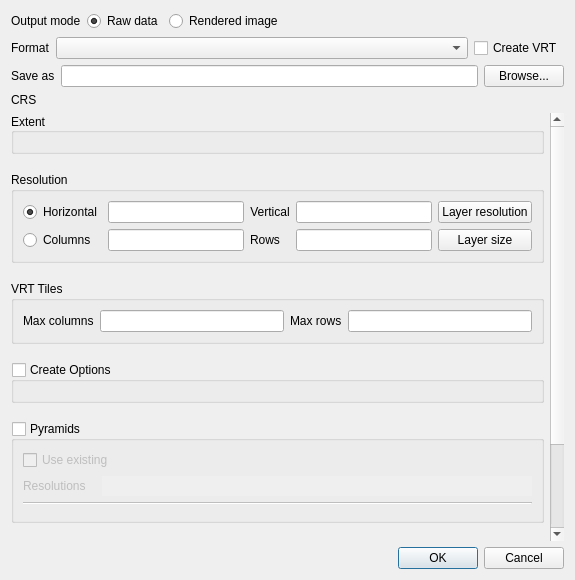
<?xml version="1.0" encoding="UTF-8"?>
<ui version="4.0">
 <class>QgsRasterLayerSaveAsDialogBase</class>
 <widget class="QDialog" name="QgsRasterLayerSaveAsDialogBase">
  <property name="geometry">
   <rect>
    <x>0</x>
    <y>0</y>
    <width>575</width>
    <height>580</height>
   </rect>
  </property>
  <property name="windowTitle">
   <string>Save raster layer as...</string>
  </property>
  <layout class="QVBoxLayout" name="verticalLayout">
   <item>
    <layout class="QHBoxLayout" name="horizontalLayout_6">
     <item>
      <widget class="QLabel" name="mModeLabel">
       <property name="text">
        <string>Output mode</string>
       </property>
      </widget>
     </item>
     <item>
      <widget class="QRadioButton" name="mRawModeRadioButton">
       <property name="toolTip">
        <string>Write out raw raster layer data. Optionally user defined no data values may be applied.</string>
       </property>
       <property name="text">
        <string>Raw data</string>
       </property>
       <property name="checked">
        <bool>true</bool>
       </property>
      </widget>
     </item>
     <item>
      <widget class="QRadioButton" name="mRenderedModeRadioButton">
       <property name="toolTip">
        <string>Write out 3 bands RGB image rendered using current layer style.</string>
       </property>
       <property name="text">
        <string>Rendered image</string>
       </property>
       <property name="checked">
        <bool>false</bool>
       </property>
      </widget>
     </item>
     <item>
      <spacer name="horizontalSpacer">
       <property name="orientation">
        <enum>Qt::Horizontal</enum>
       </property>
       <property name="sizeHint" stdset="0">
        <size>
         <width>40</width>
         <height>20</height>
        </size>
       </property>
      </spacer>
     </item>
    </layout>
   </item>
   <item>
    <layout class="QHBoxLayout" name="horizontalLayout">
     <item>
      <widget class="QLabel" name="mFormatLabel">
       <property name="text">
        <string>Format</string>
       </property>
       <property name="buddy">
        <cstring>mFormatComboBox</cstring>
       </property>
      </widget>
     </item>
     <item>
      <widget class="QComboBox" name="mFormatComboBox">
       <property name="sizePolicy">
        <sizepolicy hsizetype="Expanding" vsizetype="Fixed">
         <horstretch>0</horstretch>
         <verstretch>0</verstretch>
        </sizepolicy>
       </property>
      </widget>
     </item>
     <item>
      <widget class="QCheckBox" name="mTileModeCheckBox">
       <property name="toolTip">
        <string>Create GDAL Virtual Format composed of multiple 
datasets with maximum width and height specified below.</string>
       </property>
       <property name="text">
        <string>Create VRT</string>
       </property>
      </widget>
     </item>
    </layout>
   </item>
   <item>
    <layout class="QHBoxLayout" name="horizontalLayout_3">
     <item>
      <widget class="QLabel" name="mSaveAsLabel">
       <property name="text">
        <string>Save as</string>
       </property>
       <property name="buddy">
        <cstring>mSaveAsLineEdit</cstring>
       </property>
      </widget>
     </item>
     <item>
      <widget class="QLineEdit" name="mSaveAsLineEdit">
       <property name="enabled">
        <bool>true</bool>
       </property>
       <property name="text">
        <string/>
       </property>
      </widget>
     </item>
     <item>
      <widget class="QPushButton" name="mBrowseButton">
       <property name="enabled">
        <bool>true</bool>
       </property>
       <property name="text">
        <string>Browse...</string>
       </property>
      </widget>
     </item>
    </layout>
   </item>
   <item>
    <layout class="QHBoxLayout" name="horizontalLayout_4">
     <item>
      <widget class="QLabel" name="label_2">
       <property name="sizePolicy">
        <sizepolicy hsizetype="Fixed" vsizetype="Fixed">
         <horstretch>0</horstretch>
         <verstretch>0</verstretch>
        </sizepolicy>
       </property>
       <property name="minimumSize">
        <size>
         <width>0</width>
         <height>0</height>
        </size>
       </property>
       <property name="text">
        <string>CRS</string>
       </property>
      </widget>
     </item>
     <item>
      <widget class="QgsProjectionSelectionWidget" name="mCrsSelector" native="true">
       <property name="focusPolicy">
        <enum>Qt::StrongFocus</enum>
       </property>
      </widget>
     </item>
    </layout>
   </item>
   <item>
    <widget class="QScrollArea" name="mScrollArea">
     <property name="frameShape">
      <enum>QFrame::NoFrame</enum>
     </property>
     <property name="frameShadow">
      <enum>QFrame::Sunken</enum>
     </property>
     <property name="widgetResizable">
      <bool>true</bool>
     </property>
     <widget class="QWidget" name="scrollAreaWidgetContents">
      <property name="geometry">
       <rect>
        <x>0</x>
        <y>-179</y>
        <width>541</width>
        <height>583</height>
       </rect>
      </property>
      <layout class="QVBoxLayout" name="verticalLayout_5">
       <property name="spacing">
        <number>18</number>
       </property>
       <property name="leftMargin">
        <number>0</number>
       </property>
       <property name="topMargin">
        <number>0</number>
       </property>
       <property name="rightMargin">
        <number>6</number>
       </property>
       <property name="bottomMargin">
        <number>0</number>
       </property>
       <item>
        <widget class="QgsExtentGroupBox" name="mExtentGroupBox">
         <property name="sizePolicy">
          <sizepolicy hsizetype="Preferred" vsizetype="Preferred">
           <horstretch>0</horstretch>
           <verstretch>0</verstretch>
          </sizepolicy>
         </property>
         <property name="autoFillBackground">
          <bool>false</bool>
         </property>
         <property name="title">
          <string>Extent</string>
         </property>
         <property name="alignment">
          <set>Qt::AlignLeading|Qt::AlignLeft|Qt::AlignVCenter</set>
         </property>
         <property name="checkable">
          <bool>false</bool>
         </property>
         <property name="collapsed" stdset="0">
          <bool>false</bool>
         </property>
         <property name="saveCollapsedState" stdset="0">
          <bool>true</bool>
         </property>
         <layout class="QVBoxLayout" name="verticalLayout_2"/>
        </widget>
       </item>
       <item>
        <widget class="QgsCollapsibleGroupBox" name="mResolutionGroupBox">
         <property name="sizePolicy">
          <sizepolicy hsizetype="Preferred" vsizetype="Preferred">
           <horstretch>0</horstretch>
           <verstretch>0</verstretch>
          </sizepolicy>
         </property>
         <property name="title">
          <string>Resolution</string>
         </property>
         <property name="flat">
          <bool>false</bool>
         </property>
         <property name="checkable">
          <bool>false</bool>
         </property>
         <property name="collapsed" stdset="0">
          <bool>false</bool>
         </property>
         <property name="saveCollapsedState" stdset="0">
          <bool>true</bool>
         </property>
         <layout class="QVBoxLayout" name="verticalLayout_3">
          <item>
           <layout class="QGridLayout" name="gridLayout_2">
            <item row="0" column="0">
             <widget class="QRadioButton" name="mResolutionRadioButton">
              <property name="text">
               <string>Horizontal</string>
              </property>
              <property name="checked">
               <bool>true</bool>
              </property>
             </widget>
            </item>
            <item row="0" column="1">
             <widget class="QLineEdit" name="mXResolutionLineEdit"/>
            </item>
            <item row="1" column="0">
             <widget class="QRadioButton" name="mSizeRadioButton">
              <property name="text">
               <string>Columns</string>
              </property>
             </widget>
            </item>
            <item row="1" column="1">
             <widget class="QLineEdit" name="mColumnsLineEdit"/>
            </item>
            <item row="1" column="2">
             <widget class="QLabel" name="mRowsLabel">
              <property name="text">
               <string>Rows</string>
              </property>
             </widget>
            </item>
            <item row="0" column="3">
             <widget class="QLineEdit" name="mYResolutionLineEdit"/>
            </item>
            <item row="1" column="3">
             <widget class="QLineEdit" name="mRowsLineEdit"/>
            </item>
            <item row="0" column="4">
             <widget class="QPushButton" name="mOriginalResolutionPushButton">
              <property name="text">
               <string>Layer resolution</string>
              </property>
             </widget>
            </item>
            <item row="1" column="4">
             <widget class="QPushButton" name="mOriginalSizePushButton">
              <property name="text">
               <string>Layer size</string>
              </property>
             </widget>
            </item>
            <item row="0" column="2">
             <widget class="QLabel" name="label">
              <property name="text">
               <string>Vertical</string>
              </property>
              <property name="alignment">
               <set>Qt::AlignCenter</set>
              </property>
             </widget>
            </item>
           </layout>
          </item>
         </layout>
        </widget>
       </item>
       <item>
        <widget class="QgsCollapsibleGroupBox" name="mTilesGroupBox">
         <property name="sizePolicy">
          <sizepolicy hsizetype="Preferred" vsizetype="Preferred">
           <horstretch>0</horstretch>
           <verstretch>0</verstretch>
          </sizepolicy>
         </property>
         <property name="title">
          <string>VRT Tiles</string>
         </property>
         <property name="checkable">
          <bool>false</bool>
         </property>
         <property name="checked">
          <bool>false</bool>
         </property>
         <property name="collapsed" stdset="0">
          <bool>false</bool>
         </property>
         <property name="saveCollapsedState" stdset="0">
          <bool>true</bool>
         </property>
         <layout class="QHBoxLayout" name="horizontalLayout_5">
          <item>
           <widget class="QLabel" name="mMaximumSizeXLabel">
            <property name="toolTip">
             <string>Maximum number of columns in one tile.</string>
            </property>
            <property name="text">
             <string>Max columns</string>
            </property>
           </widget>
          </item>
          <item>
           <widget class="QLineEdit" name="mMaximumSizeXLineEdit">
            <property name="toolTip">
             <string>Maximum number of columns in one tile.</string>
            </property>
           </widget>
          </item>
          <item>
           <widget class="QLabel" name="mMaximumSizeYLabel">
            <property name="toolTip">
             <string>Maximum number of rows in one tile.</string>
            </property>
            <property name="text">
             <string>Max rows</string>
            </property>
           </widget>
          </item>
          <item>
           <widget class="QLineEdit" name="mMaximumSizeYLineEdit">
            <property name="toolTip">
             <string>Maximum number of rows in one tile.</string>
            </property>
           </widget>
          </item>
         </layout>
        </widget>
       </item>
       <item>
        <widget class="QgsCollapsibleGroupBox" name="mCreateOptionsGroupBox">
         <property name="sizePolicy">
          <sizepolicy hsizetype="Preferred" vsizetype="Preferred">
           <horstretch>0</horstretch>
           <verstretch>0</verstretch>
          </sizepolicy>
         </property>
         <property name="title">
          <string>Create Options</string>
         </property>
         <property name="checkable">
          <bool>true</bool>
         </property>
         <property name="checked">
          <bool>false</bool>
         </property>
         <property name="collapsed" stdset="0">
          <bool>false</bool>
         </property>
         <property name="saveCollapsedState" stdset="0">
          <bool>true</bool>
         </property>
         <layout class="QGridLayout" name="gridLayout_5">
          <item row="0" column="0">
           <widget class="QgsRasterFormatSaveOptionsWidget" name="mCreateOptionsWidget" native="true"/>
          </item>
         </layout>
        </widget>
       </item>
       <item>
        <widget class="QgsCollapsibleGroupBox" name="mPyramidsGroupBox">
         <property name="sizePolicy">
          <sizepolicy hsizetype="Preferred" vsizetype="Preferred">
           <horstretch>0</horstretch>
           <verstretch>0</verstretch>
          </sizepolicy>
         </property>
         <property name="title">
          <string>Pyramids</string>
         </property>
         <property name="checkable">
          <bool>true</bool>
         </property>
         <property name="checked">
          <bool>false</bool>
         </property>
         <property name="collapsed" stdset="0">
          <bool>false</bool>
         </property>
         <property name="saveCollapsedState" stdset="0">
          <bool>true</bool>
         </property>
         <layout class="QGridLayout" name="gridLayout_3">
          <item row="3" column="0">
           <widget class="QgsRasterPyramidsOptionsWidget" name="mPyramidsOptionsWidget" native="true"/>
          </item>
          <item row="2" column="0">
           <widget class="Line" name="line">
            <property name="orientation">
             <enum>Qt::Horizontal</enum>
            </property>
           </widget>
          </item>
          <item row="1" column="0">
           <layout class="QHBoxLayout" name="horizontalLayout_9">
            <item>
             <widget class="QLabel" name="mPyramidResolutionsLabel">
              <property name="text">
               <string>Resolutions</string>
              </property>
             </widget>
            </item>
            <item>
             <spacer name="horizontalSpacer_5">
              <property name="orientation">
               <enum>Qt::Horizontal</enum>
              </property>
              <property name="sizeType">
               <enum>QSizePolicy::Fixed</enum>
              </property>
              <property name="sizeHint" stdset="0">
               <size>
                <width>10</width>
                <height>0</height>
               </size>
              </property>
             </spacer>
            </item>
            <item>
             <widget class="QLineEdit" name="mPyramidResolutionsLineEdit">
              <property name="toolTip">
               <string>Pyramid resolutions corresponding to levels given</string>
              </property>
              <property name="autoFillBackground">
               <bool>false</bool>
              </property>
              <property name="text">
               <string/>
              </property>
              <property name="frame">
               <bool>false</bool>
              </property>
              <property name="readOnly">
               <bool>true</bool>
              </property>
             </widget>
            </item>
           </layout>
          </item>
          <item row="0" column="0">
           <widget class="QCheckBox" name="mPyramidsUseExistingCheckBox">
            <property name="text">
             <string>Use existing</string>
            </property>
           </widget>
          </item>
         </layout>
        </widget>
       </item>
       <item>
        <widget class="QgsCollapsibleGroupBox" name="mNoDataGroupBox">
         <property name="sizePolicy">
          <sizepolicy hsizetype="Preferred" vsizetype="Preferred">
           <horstretch>0</horstretch>
           <verstretch>0</verstretch>
          </sizepolicy>
         </property>
         <property name="toolTip">
          <string>Additional no data values. The specified values will be set to no data in output raster.</string>
         </property>
         <property name="title">
          <string>No data values</string>
         </property>
         <property name="checkable">
          <bool>true</bool>
         </property>
         <property name="checked">
          <bool>false</bool>
         </property>
         <property name="collapsed" stdset="0">
          <bool>false</bool>
         </property>
         <property name="saveCollapsedState" stdset="0">
          <bool>true</bool>
         </property>
         <layout class="QHBoxLayout" name="horizontalLayout_7">
          <item>
           <widget class="QTableWidget" name="mNoDataTableWidget">
            <property name="sizePolicy">
             <sizepolicy hsizetype="Expanding" vsizetype="Preferred">
              <horstretch>0</horstretch>
              <verstretch>0</verstretch>
             </sizepolicy>
            </property>
            <property name="minimumSize">
             <size>
              <width>0</width>
              <height>0</height>
             </size>
            </property>
           </widget>
          </item>
          <item>
           <layout class="QGridLayout" name="gridLayout">
            <item row="1" column="0">
             <widget class="QToolButton" name="mAddNoDataManuallyToolButton">
              <property name="toolTip">
               <string>Add values manually</string>
              </property>
              <property name="text">
               <string>...</string>
              </property>
              <property name="icon">
               <iconset>
                <normaloff>../../images/themes/default/mActionNewAttribute.png</normaloff>../../images/themes/default/mActionNewAttribute.png</iconset>
              </property>
             </widget>
            </item>
            <item row="2" column="0">
             <widget class="QToolButton" name="mLoadTransparentNoDataToolButton">
              <property name="toolTip">
               <string>Load user defined fully transparent (100%) values </string>
              </property>
              <property name="text">
               <string>...</string>
              </property>
              <property name="icon">
               <iconset>
                <normaloff>../../images/themes/default/mActionCopySelected.png</normaloff>../../images/themes/default/mActionCopySelected.png</iconset>
              </property>
             </widget>
            </item>
            <item row="1" column="1">
             <widget class="QToolButton" name="mRemoveSelectedNoDataToolButton">
              <property name="toolTip">
               <string>Remove selected row</string>
              </property>
              <property name="styleSheet">
               <string notr="true"/>
              </property>
              <property name="text">
               <string>...</string>
              </property>
              <property name="icon">
               <iconset>
                <normaloff>../../images/themes/default/mActionDeleteAttribute.png</normaloff>../../images/themes/default/mActionDeleteAttribute.png</iconset>
              </property>
             </widget>
            </item>
            <item row="2" column="1">
             <widget class="QToolButton" name="mRemoveAllNoDataToolButton">
              <property name="toolTip">
               <string>Clear all</string>
              </property>
              <property name="text">
               <string>...</string>
              </property>
              <property name="icon">
               <iconset>
                <normaloff>../../images/themes/default/mActionRemove.png</normaloff>../../images/themes/default/mActionRemove.png</iconset>
              </property>
             </widget>
            </item>
           </layout>
          </item>
         </layout>
        </widget>
       </item>
       <item>
        <spacer name="verticalSpacer">
         <property name="orientation">
          <enum>Qt::Vertical</enum>
         </property>
         <property name="sizeType">
          <enum>QSizePolicy::Expanding</enum>
         </property>
         <property name="sizeHint" stdset="0">
          <size>
           <width>20</width>
           <height>40</height>
          </size>
         </property>
        </spacer>
       </item>
      </layout>
     </widget>
    </widget>
   </item>
   <item>
    <widget class="QDialogButtonBox" name="mButtonBox">
     <property name="orientation">
      <enum>Qt::Horizontal</enum>
     </property>
     <property name="standardButtons">
      <set>QDialogButtonBox::Cancel|QDialogButtonBox::Ok</set>
     </property>
    </widget>
   </item>
  </layout>
 </widget>
 <customwidgets>
  <customwidget>
   <class>QgsCollapsibleGroupBox</class>
   <extends>QGroupBox</extends>
   <header>qgscollapsiblegroupbox.h</header>
   <container>1</container>
  </customwidget>
  <customwidget>
   <class>QgsProjectionSelectionWidget</class>
   <extends>QWidget</extends>
   <header location="global">qgsprojectionselectionwidget.h</header>
   <container>1</container>
  </customwidget>
  <customwidget>
   <class>QgsExtentGroupBox</class>
   <extends>QGroupBox</extends>
   <header>qgsextentgroupbox.h</header>
   <container>1</container>
  </customwidget>
  <customwidget>
   <class>QgsRasterFormatSaveOptionsWidget</class>
   <extends>QWidget</extends>
   <header>qgsrasterformatsaveoptionswidget.h</header>
   <container>1</container>
  </customwidget>
  <customwidget>
   <class>QgsRasterPyramidsOptionsWidget</class>
   <extends>QWidget</extends>
   <header>qgsrasterpyramidsoptionswidget.h</header>
   <container>1</container>
  </customwidget>
 </customwidgets>
 <tabstops>
  <tabstop>mRawModeRadioButton</tabstop>
  <tabstop>mRenderedModeRadioButton</tabstop>
  <tabstop>mFormatComboBox</tabstop>
  <tabstop>mTileModeCheckBox</tabstop>
  <tabstop>mSaveAsLineEdit</tabstop>
  <tabstop>mBrowseButton</tabstop>
  <tabstop>mCrsSelector</tabstop>
  <tabstop>mScrollArea</tabstop>
  <tabstop>mResolutionRadioButton</tabstop>
  <tabstop>mXResolutionLineEdit</tabstop>
  <tabstop>mYResolutionLineEdit</tabstop>
  <tabstop>mOriginalResolutionPushButton</tabstop>
  <tabstop>mSizeRadioButton</tabstop>
  <tabstop>mColumnsLineEdit</tabstop>
  <tabstop>mRowsLineEdit</tabstop>
  <tabstop>mOriginalSizePushButton</tabstop>
  <tabstop>mMaximumSizeXLineEdit</tabstop>
  <tabstop>mMaximumSizeYLineEdit</tabstop>
  <tabstop>mCreateOptionsGroupBox</tabstop>
  <tabstop>mPyramidsGroupBox</tabstop>
  <tabstop>mPyramidsUseExistingCheckBox</tabstop>
  <tabstop>mPyramidResolutionsLineEdit</tabstop>
  <tabstop>mNoDataGroupBox</tabstop>
  <tabstop>mNoDataTableWidget</tabstop>
  <tabstop>mAddNoDataManuallyToolButton</tabstop>
  <tabstop>mRemoveSelectedNoDataToolButton</tabstop>
  <tabstop>mLoadTransparentNoDataToolButton</tabstop>
  <tabstop>mRemoveAllNoDataToolButton</tabstop>
  <tabstop>mButtonBox</tabstop>
 </tabstops>
 <resources/>
 <connections>
  <connection>
   <sender>mButtonBox</sender>
   <signal>accepted()</signal>
   <receiver>QgsRasterLayerSaveAsDialogBase</receiver>
   <slot>accept()</slot>
   <hints>
    <hint type="sourcelabel">
     <x>254</x>
     <y>575</y>
    </hint>
    <hint type="destinationlabel">
     <x>157</x>
     <y>274</y>
    </hint>
   </hints>
  </connection>
  <connection>
   <sender>mButtonBox</sender>
   <signal>rejected()</signal>
   <receiver>QgsRasterLayerSaveAsDialogBase</receiver>
   <slot>reject()</slot>
   <hints>
    <hint type="sourcelabel">
     <x>322</x>
     <y>575</y>
    </hint>
    <hint type="destinationlabel">
     <x>286</x>
     <y>274</y>
    </hint>
   </hints>
  </connection>
 </connections>
</ui>
